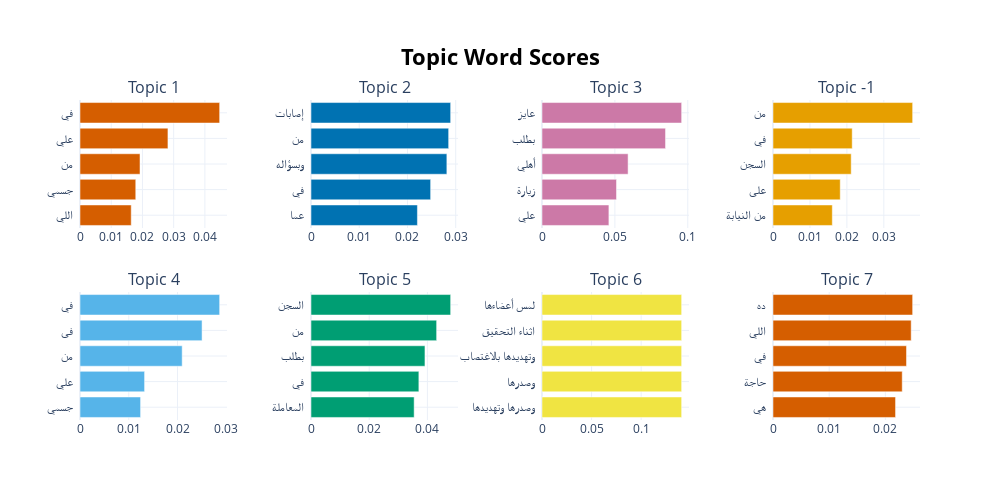

The cell this chart's notebook holds for it:
### Code cell
# visualize the top words of each topic
topic_model.visualize_barchart()

### Figure 1 — Plotly figure (JSON) as saved in the notebook; plotly's stock layout.template omitted (floating-point values rounded to 4 significant figures)
{"data": [{"marker": {"color": "#D55E00"}, "orientation": "h", "type": "bar", "x": [0.01641, 0.01786, 0.01922, 0.02817, 0.04473], "xaxis": "x", "y": ["اللي  ", "جسمي  ", "من  ", "علي  ", "في  "], "yaxis": "y"}, {"marker": {"color": "#0072B2"}, "orientation": "h", "type": "bar", "x": [0.02207, 0.02481, 0.02817, 0.02854, 0.02896], "xaxis": "x2", "y": ["عما  ", "في  ", "وبسؤاله  ", "من  ", "إصابات  "], "yaxis": "y2"}, {"marker": {"color": "#CC79A7"}, "orientation": "h", "type": "bar", "x": [0.0459, 0.05111, 0.05906, 0.08474, 0.0958], "xaxis": "x3", "y": ["علي  ", "زيارة  ", "أهلي  ", "بطلب  ", "عايز  "], "yaxis": "y3"}, {"marker": {"color": "#E69F00"}, "orientation": "h", "type": "bar", "x": [0.01606, 0.0182, 0.02117, 0.02144, 0.03781], "xaxis": "x4", "y": ["من النيابة  ", "على  ", "السجن  ", "في  ", "من  "], "yaxis": "y4"}, {"marker": {"color": "#56B4E9"}, "orientation": "h", "type": "bar", "x": [0.01243, 0.01325, 0.02095, 0.02503, 0.02864], "xaxis": "x5", "y": ["جسمي  ", "علي  ", "من  ", "فى  ", "في  "], "yaxis": "y5"}, {"marker": {"color": "#009E73"}, "orientation": "h", "type": "bar", "x": [0.03545, 0.03707, 0.03916, 0.04317, 0.04799], "xaxis": "x6", "y": ["المعاملة  ", "في  ", "بطلب  ", "من  ", "السجن  "], "yaxis": "y6"}, {"marker": {"color": "#F0E442"}, "orientation": "h", "type": "bar", "x": [0.1409, 0.1409, 0.1409, 0.1409, 0.1409], "xaxis": "x7", "y": ["وصدرها وتهديدها  ", "وصدرها  ", "وتهديدها بالاغتصاب  ", "اثناء التحقيق  ", "لمس أعضاءها  "], "yaxis": "y7"}, {"marker": {"color": "#D55E00"}, "orientation": "h", "type": "bar", "x": [0.02181, 0.023, 0.02376, 0.02459, 0.02486], "xaxis": "x8", "y": ["هي  ", "حاجة  ", "في  ", "اللي  ", "ده  "], "yaxis": "y8"}], "layout": {"annotations": [{"font": {"size": 16}, "showarrow": false, "text": "Topic 1", "x": 0.0875, "xanchor": "center", "xref": "paper", "y": 1, "yanchor": "bottom", "yref": "paper"}, {"font": {"size": 16}, "showarrow": false, "text": "Topic 2", "x": 0.3625, "xanchor": "center", "xref": "paper", "y": 1, "yanchor": "bottom", "yref": "paper"}, {"font": {"size": 16}, "showarrow": false, "text": "Topic 3", "x": 0.6375, "xanchor": "center", "xref": "paper", "y": 1, "yanchor": "bottom", "yref": "paper"}, {"font": {"size": 16}, "showarrow": false, "text": "Topic -1", "x": 0.9125, "xanchor": "center", "xref": "paper", "y": 1, "yanchor": "bottom", "yref": "paper"}, {"font": {"size": 16}, "showarrow": false, "text": "Topic 4", "x": 0.0875, "xanchor": "center", "xref": "paper", "y": 0.4, "yanchor": "bottom", "yref": "paper"}, {"font": {"size": 16}, "showarrow": false, "text": "Topic 5", "x": 0.3625, "xanchor": "center", "xref": "paper", "y": 0.4, "yanchor": "bottom", "yref": "paper"}, {"font": {"size": 16}, "showarrow": false, "text": "Topic 6", "x": 0.6375, "xanchor": "center", "xref": "paper", "y": 0.4, "yanchor": "bottom", "yref": "paper"}, {"font": {"size": 16}, "showarrow": false, "text": "Topic 7", "x": 0.9125, "xanchor": "center", "xref": "paper", "y": 0.4, "yanchor": "bottom", "yref": "paper"}], "height": 500, "hoverlabel": {"bgcolor": "white", "font": {"family": "Rockwell", "size": 16}}, "showlegend": false, "title": {"font": {"color": "Black", "size": 22}, "text": "<b>Topic Word Scores", "x": 0.5, "xanchor": "center", "yanchor": "top"}, "width": 1000, "xaxis": {"anchor": "y", "domain": [0, 0.175], "showgrid": true}, "xaxis2": {"anchor": "y2", "domain": [0.275, 0.45], "showgrid": true}, "xaxis3": {"anchor": "y3", "domain": [0.55, 0.725], "showgrid": true}, "xaxis4": {"anchor": "y4", "domain": [0.825, 1], "showgrid": true}, "xaxis5": {"anchor": "y5", "domain": [0, 0.175], "showgrid": true}, "xaxis6": {"anchor": "y6", "domain": [0.275, 0.45], "showgrid": true}, "xaxis7": {"anchor": "y7", "domain": [0.55, 0.725], "showgrid": true}, "xaxis8": {"anchor": "y8", "domain": [0.825, 1], "showgrid": true}, "yaxis": {"anchor": "x", "domain": [0.6, 1], "showgrid": true}, "yaxis2": {"anchor": "x2", "domain": [0.6, 1], "showgrid": true}, "yaxis3": {"anchor": "x3", "domain": [0.6, 1], "showgrid": true}, "yaxis4": {"anchor": "x4", "domain": [0.6, 1], "showgrid": true}, "yaxis5": {"anchor": "x5", "domain": [0, 0.4], "showgrid": true}, "yaxis6": {"anchor": "x6", "domain": [0, 0.4], "showgrid": true}, "yaxis7": {"anchor": "x7", "domain": [0, 0.4], "showgrid": true}, "yaxis8": {"anchor": "x8", "domain": [0, 0.4], "showgrid": true}}}
